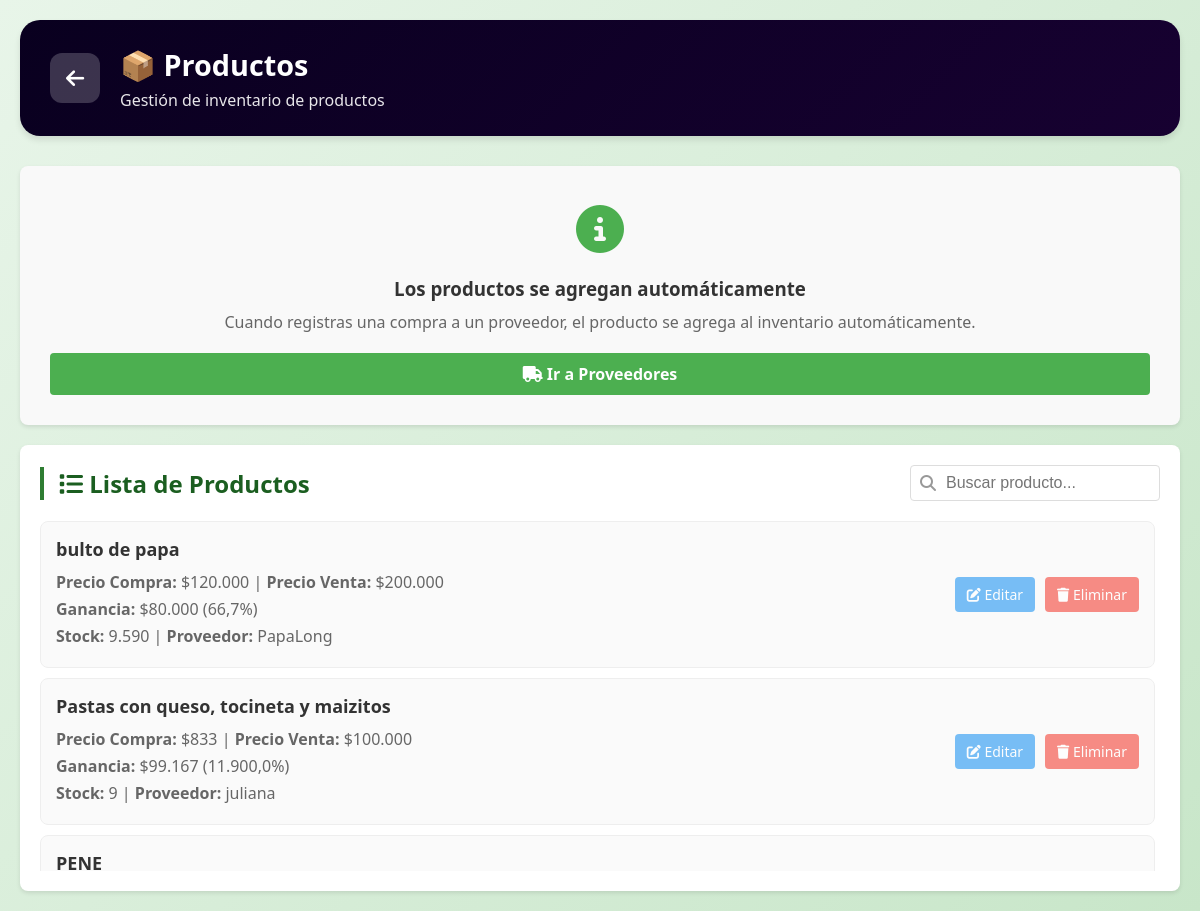
/productos/, run on the app's committed database.
### apps/productos/models.py (models this page shows, shortened)
class Productos(models.Model):
    idProducto = models.AutoField(primary_key=True)
    nombre = models.CharField(max_length=255)
    precio_compra = models.DecimalField(max_digits=12, decimal_places=2, default=0, verbose_name="Precio de Compra")
    precio_venta = models.DecimalField(max_digits=12, decimal_places=2, default=0, verbose_name="Precio de Venta")
    stock = models.IntegerField()
    proveedor = models.ForeignKey(
        Proveedores,
        on_delete= models.CASCADE,
        related_name="productos"
    )
    @property
    def ganancia_unitaria(self):
        return self.precio_venta - self.precio_compra
    @property
    def margen_ganancia(self):
        if self.precio_compra > 0:
            return ((self.precio_venta - self.precio_compra) / self.precio_compra) * 100
        return 0

### apps/proveedores/models.py (models this page shows, shortened)
class Proveedores(models.Model):
    idProveedor = models.AutoField(primary_key=True)
    nombre = models.CharField(max_length=100)
    telefono = models.CharField(max_length=100)
    inicial = models.DecimalField(max_digits=10, decimal_places=2, default=0)
    saldo = models.DecimalField(max_digits=10, decimal_places=2, default=0)

### apps/productos/views.py (the view)
# urls.py: path('', views.ProductoListView.as_view(), name='productos'),
class ProductoListView(ListView):
    model = Productos
    template_name = 'productos.html'
    context_object_name = 'productos'
    def get_context_data(self, **kwargs):
        context = super().get_context_data(**kwargs)
        context['proveedores'] = Proveedores.objects.all()
        return context

### apps/productos/templates/productos.html (shortened to what this page needs)
{% load static %}
<!DOCTYPE html>
<html lang="es">
<head>
    <link rel="stylesheet" href="{% static 'css/style.css' %}">
    <link rel="stylesheet" href="https://cdnjs.cloudflare.com/ajax/libs/font-awesome/6.5.1/css/all.min.css">
</head>
<body>
    <div class="container">
        <header class="page-header productos-header">
            <a href="{% url 'inicio' %}" class="btn-volver">
                <i class="fas fa-arrow-left"></i>
            </a>
            <div class="header-info">
                <h1> 📦 Productos</h1>
                <p>Gestión de inventario de productos</p>
            </div>
        </header>
        <section class="form-section" style="text-align: center; padding: 30px;">
            <div style="font-size: 48px; color: #4CAF50; margin-bottom: 15px;">
                <i class="fas fa-info-circle"></i>
            </div>
            <h3 style="color: #333; margin-bottom: 10px;">Los productos se agregan automáticamente</h3>
            <p style="color: #666;">Cuando registras una compra a un proveedor, el producto se agrega al inventario automáticamente.</p>
            <a href="{% url 'proveedores' %}" class="btn-agregar productos-btn" style="display: inline-block; margin-top: 20px; text-decoration: none;">
                <i class="fas fa-truck"></i> Ir a Proveedores
            </a>
        </section>
        <section class="lista-section">
            <div class="lista-header">
                <h2 class="section-title"><i class="fas fa-list"></i> Lista de Productos</h2>
                <div class="search-container">
                    <i class="fas fa-search"></i>
                    <input type="text" id="buscarProductos" placeholder="Buscar producto..." onkeyup="buscar()">
                </div>
            </div>
            <div class="lista-container" id="listaProductos">
                {% if productos %}
                    {% for producto in productos %}
                        <div class="item-card">
                            <div class="item-info">
                                <h3>{{ producto.nombre }}</h3>
                                <p><strong>Precio Compra:</strong> ${{ producto.precio_compra|floatformat:0 }} | <strong>Precio Venta:</strong> ${{ producto.precio_venta|floatformat:0 }}</p>
                                <p><strong>Ganancia:</strong> ${{ producto.ganancia_unitaria|floatformat:0 }} ({{ producto.margen_ganancia|floatformat:1 }}%)</p>
                                <p><strong>Stock:</strong> {{ producto.stock }} | <strong>Proveedor:</strong> {{ producto.proveedor.nombre }}</p>
                            </div>
                            <div class="item-actions">
                                <a href="{% url 'producto_update' producto.pk %}" class="btn-editar">
                                    <i class="fas fa-edit"></i> Editar
                                </a>
                                <a href="{% url 'producto_delete' producto.pk %}" class="btn-eliminar">
                                    <i class="fas fa-trash"></i> Eliminar
                                </a>
                            </div>
                        </div>
                    {% endfor %}
                {% else %}
                    <p class="empty-message">No hay productos registrados</p>
                {% endif %}
            </div>
        </section>
    </div>
</body>
</html>

### panelprincipal/static/css/style.css (style rules this page uses)
* { margin: 0; padding: 0; box-sizing: border-box; }
:root { --primary-color: #2e7d32; --primary-dark: #1b5e20; --primary-light: #4caf50; --secondary-color: #8bc34a; --accent-color: #ff9800; --background: #f5f7f5; --card-bg: #ffffff; --text-primary: #1a1a1a; --text-secondary: #666666; --shadow: 0 4px 6px rgba(0, 0, 0, 0.1); --shadow-hover: 0 8px 25px rgba(0, 0, 0, 0.15); }
body { font-family: 'Segoe UI', Tahoma, Geneva, Verdana, sans-serif; background: linear-gradient(135deg, #e8f5e9 0%, #c8e6c9 100%); min-height: 100vh; color: var(--text-primary); }
.container { max-width: 1200px; margin: 0 auto; padding: 20px; }
.section-title { font-size: 1.5rem; color: var(--primary-dark); margin-bottom: 25px; padding-left: 15px; border-left: 4px solid var(--primary-color); }
.page-header { background: linear-gradient(135deg, var(--primary-color), var(--primary-dark)); border-radius: 20px; padding: 30px; margin-bottom: 30px; color: white; box-shadow: var(--shadow); display: flex; align-items: center; gap: 20px; }
.page-header.productos-header { background: linear-gradient(135deg, #9c27b0, #7b1fa2); }
.btn-volver { background: rgba(255, 255, 255, 0.2); border: none; width: 50px; height: 50px; border-radius: 50%; display: flex; align-items: center; justify-content: center; color: white; text-decoration: none; transition: background 0.3s ease; }
.header-info h1 { font-size: 2rem; font-weight: 700; margin-bottom: 5px; }
.header-info p { opacity: 0.9; }
.btn-agregar { width: 100%; padding: 14px 20px; border: none; border-radius: 10px; font-size: 1rem; font-weight: 600; color: white; cursor: pointer; display: flex; align-items: center; justify-content: center; gap: 10px; transition: transform 0.2s, box-shadow 0.2s; }
.search-container { position: relative; margin-bottom: 20px; }
.search-container i { position: absolute; left: 15px; top: 50%; transform: translateY(-50%); color: #aaa; font-size: 1rem; }
.search-container input { width: 100%; padding: 14px 15px 14px 45px; border: 2px solid #e0e0e0; border-radius: 12px; font-size: 1rem; transition: border-color 0.3s, box-shadow 0.3s; }
.lista-container { max-height: 350px; overflow-y: auto; padding-right: 5px; }
.btn-editar { background: none; border: none; color: #2196f3; cursor: pointer; font-size: 1rem; padding: 5px; opacity: 0.6; transition: opacity 0.2s, transform 0.2s; }
.btn-eliminar { background: none; border: none; color: #ef5350; cursor: pointer; font-size: 1rem; padding: 5px; opacity: 0.6; transition: opacity 0.2s, transform 0.2s; }
.page-header { display: flex; align-items: center; gap: 20px; padding: 25px 30px; border-radius: 20px; margin-bottom: 30px; color: white; box-shadow: var(--shadow); }
.page-header.productos-header { background: linear-gradient(135deg, #09001f, #170131); }
.btn-volver { display: flex; align-items: center; justify-content: center; width: 50px; height: 50px; background: rgba(255, 255, 255, 0.2); border-radius: 12px; color: white; text-decoration: none; font-size: 1.3rem; transition: background 0.3s, transform 0.2s; }
.header-info h1 { display: flex; align-items: center; gap: 12px; font-size: 1.8rem; margin-bottom: 5px; }
.header-info p { opacity: 0.9; font-size: 1rem; }
.form-section { background: var(--card-bg); border-radius: 20px; padding: 25px; margin-bottom: 25px; box-shadow: var(--shadow); }
.lista-section { background: var(--card-bg); border-radius: 20px; padding: 25px; box-shadow: var(--shadow); }
.lista-header { display: flex; justify-content: space-between; align-items: center; flex-wrap: wrap; gap: 15px; margin-bottom: 20px; }
.lista-header .section-title { margin-bottom: 0; }
.lista-header .search-container { margin-bottom: 0; min-width: 250px; }

### data on the page
Productos: nombre "bulto de papa", precio_compra "120.000", precio_venta "200.000", ganancia_unitaria "80.000", margen_ganancia "66,7", stock "9.590", proveedor.nombre "PapaLong"
Productos: nombre "Pastas con queso, tocineta y maizitos", precio_compra "833", precio_venta "100.000", ganancia_unitaria "99.167", margen_ganancia "11.900,0", stock "9", proveedor.nombre "juliana"
Productos: nombre "PENE"
